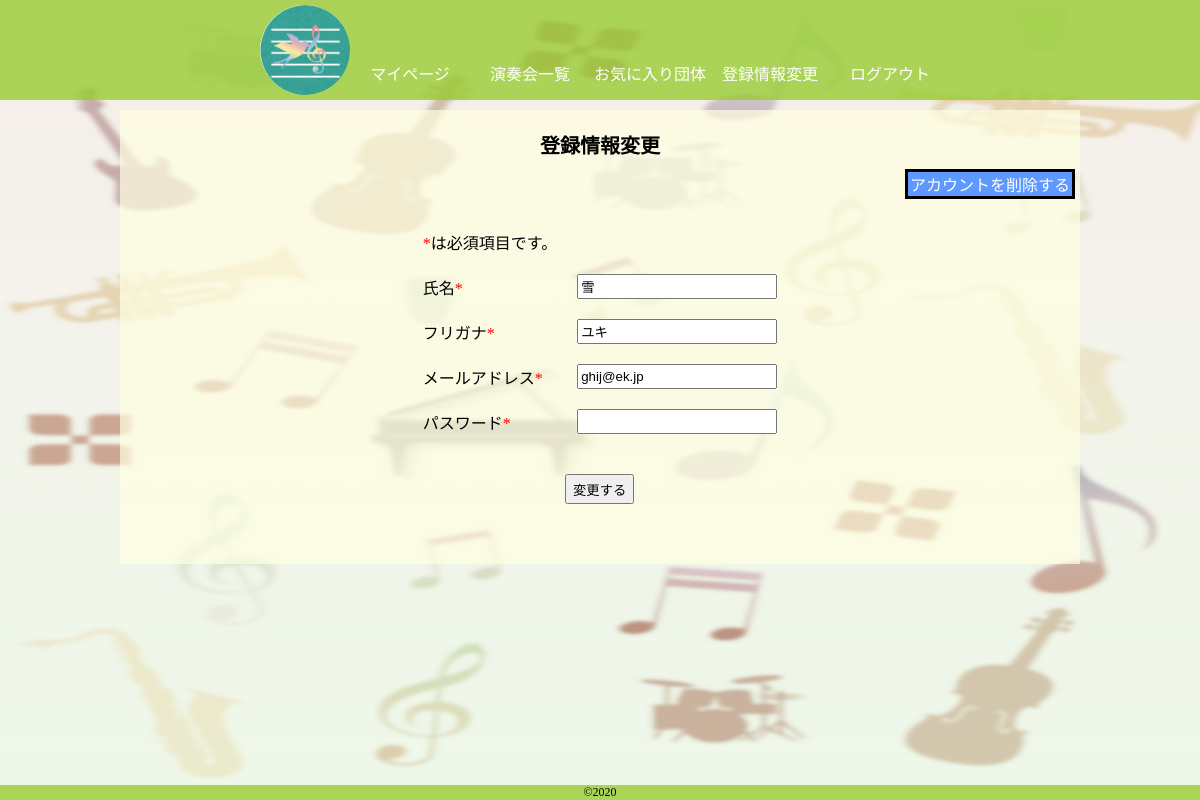
/ordinary/update.php (signed in), run on the app's committed database.
### tables this page shows
CREATE TABLE `users` (
  `id` int(11) NOT NULL,
  `name` varchar(11) NOT NULL,
  `kana` varchar(11) NOT NULL,
  `email` varchar(255) NOT NULL,
  `password` varchar(255) NOT NULL,
  `role` int(1) NOT NULL COMMENT '0:一般 1:主催者 2:管理者',
  `created_at` timestamp NULL DEFAULT NULL,
  `updated_at` datetime NOT NULL DEFAULT '1000-01-01 00:00:00',
  `token` varchar(500) DEFAULT NULL,
  `delete_flg` varchar(11) NOT NULL
);

### model/DB.php (called while the page is built, shortened)
<?php
class DB{
  private $host;
  private $dbname;
  private $user;
  private $pass;
  public function __construct($host,$dbname,$user,$pass){
    $this->host = $host;
    $this->dbname = $dbname;
    $this->user = $user;
    $this->pass = $pass;
  }
  public function connectDb(){
    $this->connect = new PDO('mysql:dbname='.$this->dbname.';host='.$this->host.';charset=utf8',$this->user,$this->pass);
  }
}

### model/User.php (called while the page is built, shortened)
<?php
require_once "DB.php";
class User extends DB{
  public function findById($id){
    $sql = 'SELECT * FROM users WHERE id = :id';
    $stmt = $this->connect->prepare($sql);
    $params = array(':id' => $id);
    $stmt->execute($params);
    $result = $stmt->fetch();
    return $result;
  }
}

### config/config.php (called while the page is built)
<?php
$host = 'localhost';
$dbname = 'create_php';
$user = 'root';
$pass = 'root';

### ordinary/update.php (the view, shortened to what this page needs)
<?php
require_once "../config/config.php";
require_once "../model/User.php";
try{
  $User = new User($host,$dbname,$user,$pass);
  $User->connectDb();
  $result['User'] = $User->findById($_SESSION['log']['id']);
}
catch(PDOException $e){
  echo 'エラー'.$e->getMessage();
}
?>
<!DOCTYPE html>
<html lang="ja">
  <head>
    <link rel="stylesheet" type="text/css" href="../css/base.css">
    <link rel="stylesheet" type="text/css" href="../css/login.css">
  </head>
  <body>
    <?php
    require_once "header.php";
    ?>
    <div class="login">
      <div class="wrap">
        <p class="p_head">登録情報変更</p>
        <div id="delet">
          <a href="?del=<?= $result['User']['id']?>" onClick="if(!confirm('お使いのアカウントが削除されますがよろしいですか？')) return false;">アカウントを削除する</a>
        </div>
        <form action="#" method="post">
          <table>
            <th id="size14"><span>*</span>は必須項目です。</th>
            <tr>
              <th>氏名<span>*</span></th>
              <td><input type="text" name="name" value="<?= $result['User']['name']?>"></td>
            </tr>
            <tr>
              <th>フリガナ<span>*</span></th>
              <td><input type="text" name="kana" value="<?= $result['User']['kana']?>"></td>
            </tr>
            <tr>
              <th>メールアドレス<span>*</span></th>
              <td><input type="text" name="email" value="<?= $result['User']['email']?>"></td>
            </tr>
            <tr>
              <th>パスワード<span>*</span></th>
              <td><input type="password" name="password"></td>
            </tr>
          </table>
          <div class="botan">
            <input class="submit" type="submit" name="submit" value="変更する">
          </div>
        </form>
      </div>
    </div>
    <?php
    require_once "../html/footer.php";
    ?>
  </body>
</html>

### css/base.css (style rules this page uses)
body, h1, h2, h3, h4, h5, h6, p, address, ul, ol, li, dl, dt, dd, img, form, table, tr, th, td { margin: 0; padding: 0; border: none; font-style: normal; font-weight: normal; font-size: 100%; text-align: left; list-style-type: none; border-collapse: collapse; }
input { line-height:auto;vertical-align:middle; }
a { text-decoration: none; }
body { font-family:'ヒラギノ角ゴ Pro W3','Hiragino Kaku Gothic Pro','メイリオ',Meiryo,'ＭＳ Ｐゴシック',sans-serif; }
* { -webkit-box-sizing: border-box; -moz-box-sizing: border-box; -o-box-sizing: border-box; -ms-box-sizing: border-box; box-sizing: border-box; }
body { font-family: 'ヒラギノ丸ゴ Pro W4'; background-image: url(../image/image8-2-2.png); background-size: 100% 100%; background-repeat: no-repeat; display: flex; flex-flow: column; min-height: 100vh; }
.wrap { width: 60%; margin: 10px auto; padding: 20px 0; background-color: rgba(255,255,225,0.7); }
.p_head { font-size: 20px; font-weight: bold; text-align: center; }
span { color: red; }
@media screen and (max-width: 1300px) { .wrap { width: 80%; } }

### css/login.css (style rules this page uses)
p { text-align: center; }
#delet { width: 170px; margin: 10px 5px 10px auto; border: 3px solid #000; background-color: #5d99ff; text-align: center; }
#delet a { color: #fff; }
table { margin: 20px auto; }
tr { height: 45px; }
td { padding-left: 20px; }
table input { width: 200px; height: 25px; }
.botan { width: 70px; margin: 30px auto 40px auto; }
.submit { height: 30px; }

### data on the page
users: name "雪", kana "ユキ", email "ghij@ek.jp"
